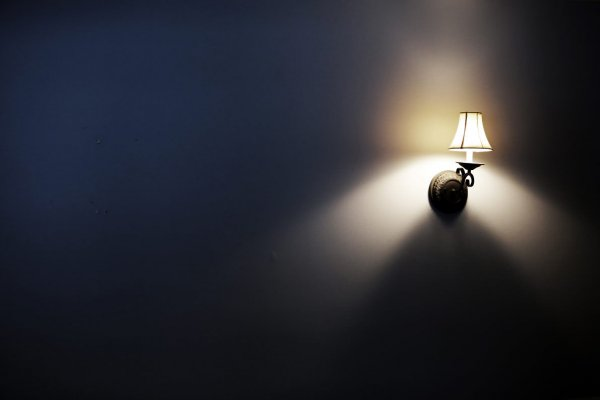
//> input picture codigos/DCA0445 - Processamento Digital de Imagens/Exercicios/7.2/foto.jpg, 600 x 400 px
$ ./filtro_homomorfico   (built with g++ and OpenCV 4)
//> lines starting //> are read from the running program, lines starting //| are printed output that depends on the picture
#include <iostream>
#include <opencv2/opencv.hpp>
#include <opencv2/imgproc/imgproc.hpp>
#include <vector>
#define RADIUS 20
// troca os quadrantes da imagem da DFT
void deslocaDFT(cv::Mat &image)
{
    cv::Mat tmp, A, B, C, D;

    // se a imagem tiver tamanho impar, recorta a regiao para
    // evitar cÃ³pias de tamanho desigual
    image = image(cv::Rect(0, 0, image.cols & -2, image.rows & -2));
    int cx = image.cols / 2;
    int cy = image.rows / 2;

    // reorganiza os quadrantes da transformada
    // A B   ->  D C
    // C D       B A
    A = image(cv::Rect(0, 0, cx, cy));
    B = image(cv::Rect(cx, 0, cx, cy));
    C = image(cv::Rect(0, cy, cx, cy));
    D = image(cv::Rect(cx, cy, cx, cy));

    // A <-> D
    A.copyTo(tmp);
    D.copyTo(A);
    tmp.copyTo(D);

    // C <-> B
    C.copyTo(tmp);
    B.copyTo(C);
    tmp.copyTo(B);
}

//Variaveis globais
int yH, yL, c, D0;
int yL_slider = 10;
const int yL_slider_max = 100;
int yH_slider = 60;
const int yH_slider_max = 100;
int c_slider = 10;
const int c_slider_max = 100;
int D0_slider = 10;
const int D0_max = 100;

cv::Mat image, padded, tmp, exibir;
std::vector<cv::Mat> planos;

// valores ideais dos tamanhos da imagem
// para calculo da DFT
int dft_M, dft_N;

// Filtro
cv::Mat filtro_homomorfico(void)
{
    // limpa o array de matrizes que vao compor a
    // imagem complexa
    planos.clear();
    cv::Mat_<float> realInput, zeros;

    cv::Mat imaginaryInput, complexImage, filtro;

    // parte imaginaria da matriz complexa (preenchida com zeros)
    zeros = cv::Mat_<float>::zeros(padded.size());

    // cria a compoente real
    realInput = cv::Mat_<float>(padded);

    // Preenchendo com 1
    realInput += cv::Scalar::all(1);

    //Calculando o log da matriz
    cv::log(realInput, realInput);

    // insere as duas componentes no array de matrizes
    planos.push_back(realInput);
    planos.push_back(zeros);

    // prepara a matriz complexa para ser preenchida
    complexImage = cv::Mat(padded.size(), CV_32FC2, cv::Scalar(0));

    // combina o array de matrizes em uma unica
    // componente complexa
    cv::merge(planos, complexImage);

    // calcula o dft
    cv::dft(complexImage, complexImage);
    // realiza a troca de quadrantes
    deslocaDFT(complexImage);

    cv::normalize(complexImage, complexImage, 0, 1, cv::NORM_MINMAX);
    // a funÃ§Ã£o de transferencia (filtro de frequencia) deve ter o
    // mesmo tamanho e tipo da matriz complexa
    filtro = complexImage.clone();

    // cria uma matriz temporÃ¡ria para criar as componentes real
    // e imaginaria do filtro ideal
    tmp = cv::Mat(dft_M, dft_N, CV_32F);

    // prepara o filtro homomórfico
    for (int i = 0; i < dft_M; i++)
    {
        for (int j = 0; j < dft_N; j++)
        {
            tmp.at<float>(i, j) = (yH - yL) * (1 - exp(-c * (((i - dft_M / 2) * (i - dft_M / 2) + (j - dft_N / 2) * (j - dft_N / 2)) / (D0 * D0)))) + yL;
        }
    }

    // ambas em uma matriz multicanal complexa
    cv::Mat comps[] = {tmp, tmp};
    normalize(tmp, exibir, 0, 1, cv::NORM_MINMAX);
    cv::imshow("Filtro Homomórfico", exibir);

    merge(comps, 2, filtro);

    // aplica o filtro homomorfico
    mulSpectrums(complexImage, filtro, complexImage, 0);

    // troca novamente os quadrantes
    deslocaDFT(complexImage);

    // calcula a DFT inversa
    cv::idft(complexImage, complexImage);

    // limpa o array de planos
    planos.clear();

    // separa as partes real e imaginaria da
    // imagem filtrada
    cv::split(complexImage, planos);

    // Calcula a exponencial da parte real (função inversa do log)
    exp(planos[0], planos[0]);

    // normaliza a parte real para exibicao
    cv::normalize(planos[0], planos[0], 0, 1, cv::NORM_MINMAX);
    return planos[0];
}

void on_trackbar(int, void *)
{
    cv::Mat imagem_filtrada;
    yL = (double)yL_slider / 10.0;
    yH = (double)yH_slider / 10.0;
    c = (double)c_slider;
    D0 = (double)D0_slider;
    if (D0 < 1.0)
    {
        D0 = 1.0;
    }
    imagem_filtrada = filtro_homomorfico();
    cv::imshow("Imagem Filtrada", imagem_filtrada);
    normalize(imagem_filtrada, imagem_filtrada, 0, 255, cv::NORM_MINMAX);
    cv::imwrite("imagem_filtrada.png", imagem_filtrada);
}

int main(int, char **)
{
    cv::Mat image = cv::imread("foto.jpg", cv::IMREAD_GRAYSCALE);
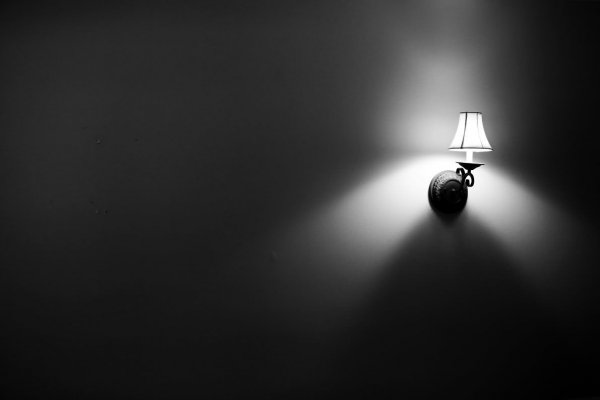
//> image: 400 rows x 600 cols, CV_8UC1; min 0, max 255, mean 46.2
    cv::namedWindow("Imagem Filtrada", 1);
    if (!image.data)
        return -1;

    // Mostra a imagem original
    cv::imshow("Imagem Original", image);
    cv::imwrite("imagem_original.png", image);

    // identifica os tamanhos otimos para
    // calculo do FFT
    dft_M = cv::getOptimalDFTSize(image.rows);
//> dft_M = 400
    dft_N = cv::getOptimalDFTSize(image.cols);
//> dft_N = 600

    // realiza o padding da imagem
    cv::copyMakeBorder(image, padded, 0, dft_M - image.rows, 0,
                       dft_N - image.cols, cv::BORDER_CONSTANT,
                       cv::Scalar::all(0));

    char TrackbarName[50];

    std::sprintf(TrackbarName, "yL x %d", yL_slider_max);
    cv::createTrackbar(TrackbarName, "Imagem Filtrada", &yL_slider, yL_slider_max, on_trackbar);

    std::sprintf(TrackbarName, "yH x %d", yH_slider_max);
    cv::createTrackbar(TrackbarName, "Imagem Filtrada", &yH_slider, yH_slider_max, on_trackbar);

    std::sprintf(TrackbarName, "c x %d", c_slider_max);
    cv::createTrackbar(TrackbarName, "Imagem Filtrada", &c_slider, c_slider_max, on_trackbar);

    std::sprintf(TrackbarName, "D0 x %d", D0_max);
    cv::createTrackbar(TrackbarName, "Imagem Filtrada", &D0_slider, D0_max, on_trackbar);

    on_trackbar(0, 0);
//> in filtro_homomorfico, `planos.push_back(realInput);`:
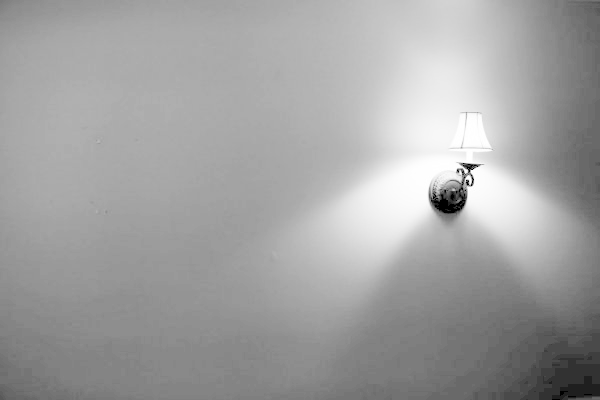
//> planos[0]: 400 rows x 600 cols, CV_32FC1; min 0, max 5.55, mean 3.53; drawn with min black and max white
//> in filtro_homomorfico, `planos.push_back(zeros);`: planos[1]: 400 rows x 600 cols, CV_32FC1; every value is 0
//> after the loop in filtro_homomorfico, `for (int i = 0; i < dft_M; i++)`:
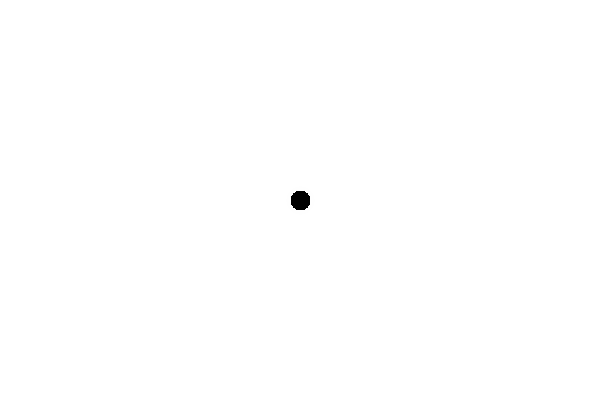
//> tmp: 400 rows x 600 cols, CV_32FC1; min 1, max 6, mean 5.99; drawn with min black and max white
//> in filtro_homomorfico, `cv::split(complexImage, planos);`:
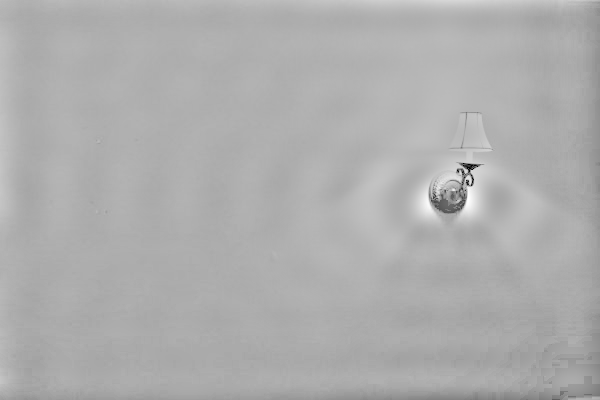
//> planos[0]: 400 rows x 600 cols, CV_32FC1; min -6.47, max 4.37, mean 0.937; drawn with min black and max white
//> in filtro_homomorfico, `cv::normalize(planos[0], planos[0], 0, 1, cv::NORM_MINMAX);`:
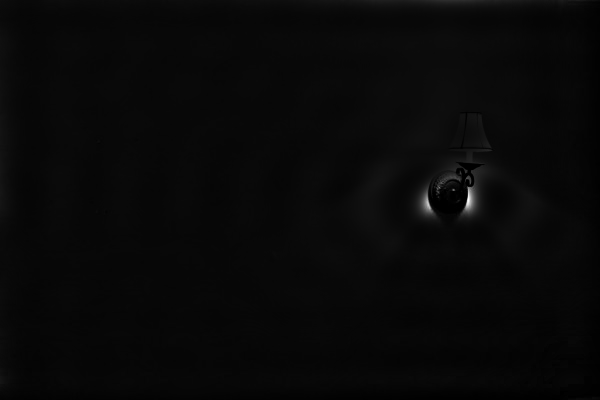
//> planos[0]: 400 rows x 600 cols, CV_32FC1; min 0, max 1, mean 0.0348
    cv::waitKey();
    return 0;
}
